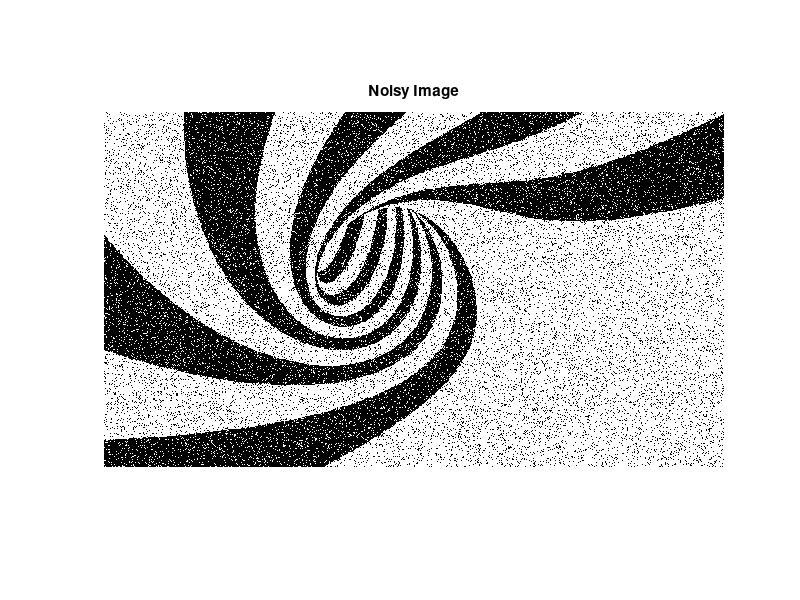
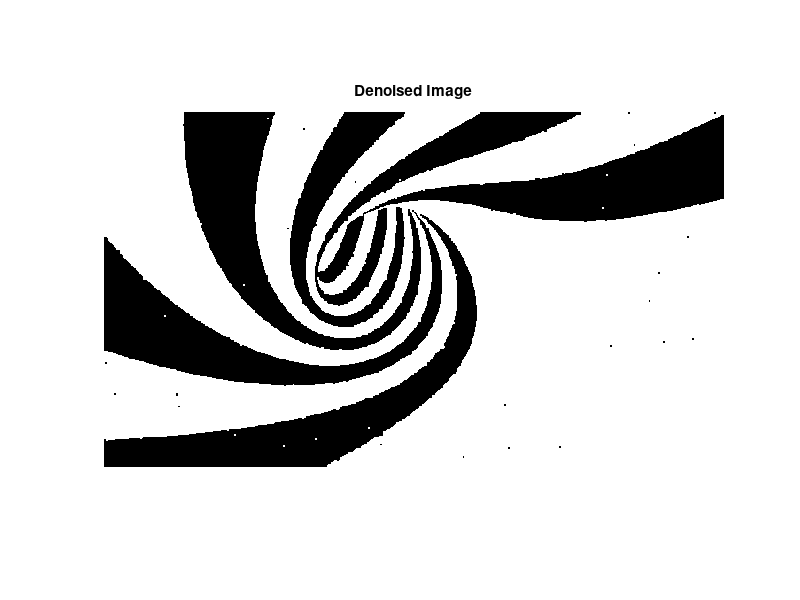

These charts were generated, in order, by the following MATLAB code:
%% PGM homework 1 (Image Denoising using Markov Network)
%  Arindam Duttagupta

clc;
clear all;
close all;

load('hw1_images.mat');

%% Constants initialized
h = 1;
beta = 4;
v = 2;

[m, n] = size(noisyImg);

ImageZ = noisyImg;
flips = 1;
iter = 0;
ImageZ = padarray(ImageZ,[1 1]);
noisyImg = padarray(noisyImg,[1 1]);

while flips > 0
    flips = 0;
    
    for i = 2:m+1
        for j = 2:n+1
            
            curr_pixel_X = noisyImg(i,j);
            curr_pixel_Z = ImageZ(i,j);
            
                                      
            energy = h*curr_pixel_Z - beta*((ImageZ(i,j-1) + ImageZ(i-1,j) + ImageZ(i,j+1) + ImageZ(i+1,j))*ImageZ(i,j)) - v*curr_pixel_Z*curr_pixel_X;
            
            if energy > 0
                
                ImageZ(i,j) = - curr_pixel_Z;
                flips = flips + 1;
            end
        end
    end
    fprintf('Count of total flips: %f\n',flips);
    
    iter = iter + 1;
end

fprintf('Number of iterations over the noisy image: %d\n',iter);

ImageZ = ImageZ(2:end-1,2:end-1);
noisyImg = noisyImg(2:end-1,2:end-1);

denoised_im = ImageZ;
figure, imshow(noisyImg), title('Noisy Image');
figure, imshow(denoised_im), title('Denoised Image');

%% Error rate

sub_im = origImg-denoised_im;
z = nnz(sub_im);
error_rate = z/(m*n);
fprintf('Final error rate percentage: %f\n',100*error_rate);


